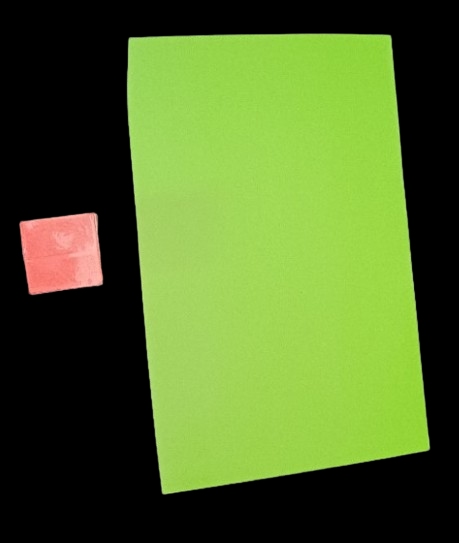
#> input picture Individual_Code/Jacques Van Niekerk/images/data.png, 459 x 543 px, found by its file name
$ python create_fake_calibration_cube.py
#> lines starting #> are read from the running program, lines starting #| are printed output that depends on the picture; after the words box and inside, x2 and y2 are one past the last pixel; in counts of white or black regions, pixels touching at a corner belong together
import numpy as np
import cv2
from matplotlib import pyplot as plt
import math

# Use to create a more or less realistic calibration cube
path = './data.png'
image = cv2.imread(path)
#> image is the input picture: shape (543, 459, 3); mean B, G, R 41.1, 105.3, 80.7
window_name = 'Image'
start_point = (10, 10)
end_point = (82, 82)
color = (255, 255, 255)
thickness = -1
image = cv2.rectangle(image, start_point, end_point, color, thickness)
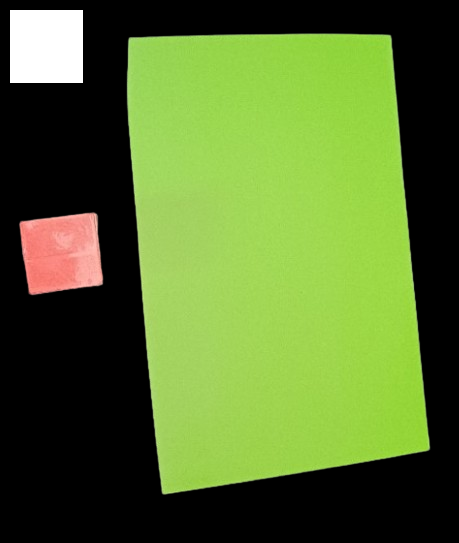
#> image: shape (543, 459, 3); 2.14% of pixels changed, all inside (x1, y1, x2, y2) = (10, 10, 83, 83)
cv2.imwrite("./image.png", image)
cv2.imshow(window_name, image)

cv2.waitKey(0)
cv2.destroyAllWindows()

$ run again, with Individual_Code/Jacques Van Niekerk/images/img_foreground.png copied over Individual_Code/Jacques Van Niekerk/images/data.png
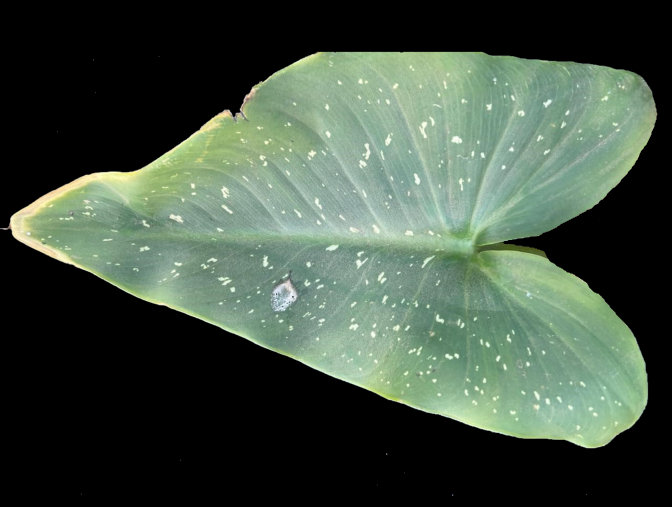
#> input picture Individual_Code/Jacques Van Niekerk/images/img_foreground.png, 672 x 507 px, found by its file name
#> image is the input picture: shape (507, 672, 3); mean B, G, R 66.8, 80.5, 66
#> `image = cv2.rectangle(image, start_point, end_point, color, thickness)`:
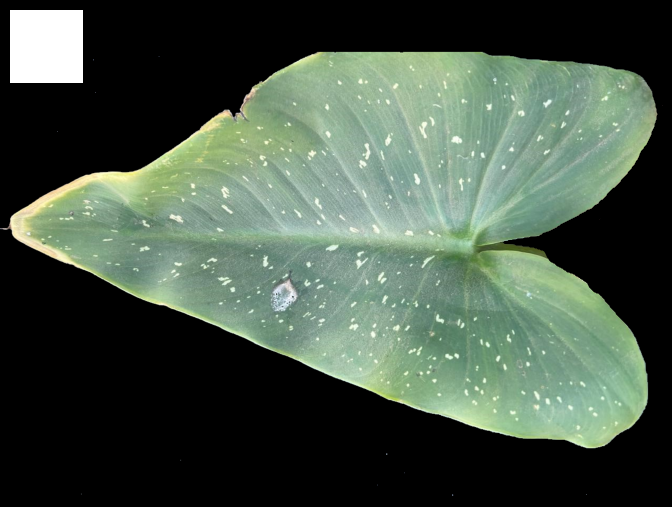
#> image: shape (507, 672, 3); 1.56% of pixels changed, all inside (x1, y1, x2, y2) = (10, 10, 83, 83)
